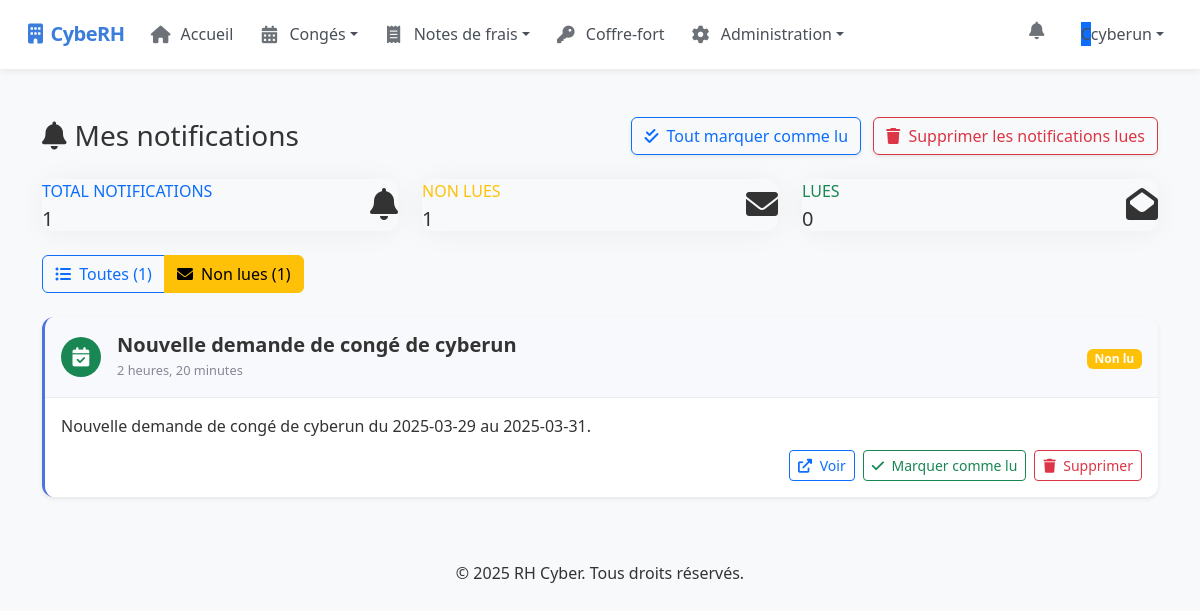
/notifications/?filter=unread (signed in), run on the app's committed database.
### rh_management/models.py (models this page shows, shortened)
class Notification(models.Model):
    NOTIFICATION_TYPES = (
        ('leave', 'Congé'),
        ('expense', 'Note de frais'),
        ('km_expense', 'Frais kilométrique'),
        ('system', 'Système'),
        ('password', 'Mot de passe partagé'),
        ('profile', 'Profil')
    )
    user = models.ForeignKey(User, on_delete=models.CASCADE, related_name='notifications')
    title = models.CharField(max_length=255)
    message = models.TextField()
    notification_type = models.CharField(max_length=20, choices=NOTIFICATION_TYPES, default='system')
    object_id = models.IntegerField(null=True, blank=True)  # ID de l'objet concerné (congé, note de frais, etc.)
    read = models.BooleanField(default=False)
    created_at = models.DateTimeField(auto_now_add=True)
    icon = models.CharField(max_length=50, default='fa-bell')  # Classe d'icône Font Awesome
    color = models.CharField(max_length=20, default='primary')  # Classe de couleur Bootstrap
    url = models.CharField(max_length=255, blank=True, null=True)  # URL associée à la notification
    class Meta:
        ordering = ['-created_at']

### rh_management/views/notification_views.py (the view)
# urls.py: path("notifications/", notifications_view, name="notifications"),
@login_required
def notifications_view(request):
    return notifications_page(request)

### rh_management/views/notification_views.py (called while the page is built)
@login_required
def notifications_page(request):
    filter_type = request.GET.get('filter', 'all')
    if filter_type == 'unread':
        notifications = Notification.objects.filter(
            user=request.user,
            read=False
        ).order_by('-created_at')
    else:  # 'all' par défaut
        notifications = Notification.objects.filter(
            user=request.user
        ).order_by('-created_at')
    all_notifications = Notification.objects.filter(user=request.user)
    stats = {
        'total': all_notifications.count(),
        'unread': all_notifications.filter(read=False).count(),
        'read': all_notifications.filter(read=True).count()
    }
    context = {
        'notifications': notifications,
        'current_filter': filter_type,
        'stats': stats
    }
    return render(request, 'rh_management/notifications.html', context)

### templates/rh_management/notifications.html (shortened to what this page needs)
{% extends "base.html" %}
{% block content %}
<div class="container py-4">
    <div class="d-sm-flex align-items-center justify-content-between mb-4">
        <h1 class="h3 mb-0 text-gray-800">
            <i class="fas fa-bell me-2"></i>Mes notifications
        </h1>
        <div>
            <button id="markAllAsReadBtn" class="btn btn-outline-primary shadow-sm me-2">
                <i class="fas fa-check-double me-1"></i> Tout marquer comme lu
            </button>
            <button id="deleteAllReadBtn" class="btn btn-outline-danger shadow-sm">
                <i class="fas fa-trash me-1"></i> Supprimer les notifications lues
            </button>
        </div>
    </div>
    <div class="row mb-4">
        <div class="col-lg-4">
            <div class="stats-card">
                <div class="card-body">
                    <div class="row no-gutters align-items-center">
                        <div class="col mr-2">
                            <div class="text-xs font-weight-bold text-primary text-uppercase mb-1">
                                Total notifications
                            </div>
                            <div class="h5 mb-0 font-weight-bold text-gray-800">{{ stats.total }}</div>
                        </div>
                        <div class="col-auto">
                            <i class="fas fa-bell fa-2x text-gray-300"></i>
                        </div>
                    </div>
                </div>
            </div>
        </div>
        <div class="col-lg-4">
            <div class="stats-card">
                <div class="card-body">
                    <div class="row no-gutters align-items-center">
                        <div class="col mr-2">
                            <div class="text-xs font-weight-bold text-warning text-uppercase mb-1">
                                Non lues
                            </div>
                            <div class="h5 mb-0 font-weight-bold text-gray-800">{{ stats.unread }}</div>
                        </div>
                        <div class="col-auto">
                            <i class="fas fa-envelope fa-2x text-gray-300"></i>
                        </div>
                    </div>
                </div>
            </div>
        </div>
        <div class="col-lg-4">
            <div class="stats-card">
                <div class="card-body">
                    <div class="row no-gutters align-items-center">
                        <div class="col mr-2">
                            <div class="text-xs font-weight-bold text-success text-uppercase mb-1">
                                Lues
                            </div>
                            <div class="h5 mb-0 font-weight-bold text-gray-800">{{ stats.read }}</div>
                        </div>
                        <div class="col-auto">
                            <i class="fas fa-envelope-open fa-2x text-gray-300"></i>
                        </div>
                    </div>
                </div>
            </div>
        </div>
    </div>
    <div class="mb-4">
        <div class="btn-group" role="group" aria-label="Filtres de notifications">
            <a href="{% url 'notifications_page' %}" class="btn {% if current_filter == 'all' %}btn-primary{% else %}btn-outline-primary{% endif %}">
                <i class="fas fa-list-ul me-1"></i> Toutes ({{ stats.total }})
            </a>
            <a href="{% url 'notifications_page' %}?filter=unread" class="btn {% if current_filter == 'unread' %}btn-warning{% else %}btn-outline-warning{% endif %}">
                <i class="fas fa-envelope me-1"></i> Non lues ({{ stats.unread }})
            </a>
        </div>
    </div>
    {% if notifications %}
        <div class="notifications-list fade-in">
            {% for notification in notifications %}
                <div class="notification-card {% if notification.read %}notification-read{% else %}notification-unread{% endif %} shadow-sm" id="notification-{{ notification.id }}">
                    <div class="notification-header">
                        <div class="d-flex align-items-center">
                            <div class="notification-icon
                                {% if notification.icon == 'fa-calendar-check' %}bg-success text-white
                                {% elif notification.icon == 'fa-calendar-times' %}bg-danger text-white
                                {% elif notification.icon == 'fa-route' %}bg-primary text-white
                                {% elif notification.icon == 'fa-receipt' %}bg-info text-white
                                {% else %}bg-secondary text-white{% endif %}">
                                <i class="fas {{ notification.icon|default:'fa-bell' }}"></i>
                            </div>
                            <div>
                                <h5 class="notification-title">{{ notification.title }}</h5>
                                <span class="notification-time">{{ notification.created_at|timesince }}</span>
                            </div>
                        </div>
                        <div>
                            {% if notification.read %}
                                <span class="badge bg-success">Lu</span>
                            {% else %}
                                <span class="badge bg-warning">Non lu</span>
                            {% endif %}
                        </div>
                    </div>
                    <div class="notification-body">
                        <p class="notification-message">{{ notification.message }}</p>
                        <div class="notification-actions">
                            {% if notification.url %}
                                <a href="{{ notification.url }}" class="btn btn-sm btn-outline-primary">
                                    <i class="fas fa-external-link-alt me-1"></i> Voir
                                </a>
                            {% endif %}
                            {% if not notification.read %}
                                <button class="btn btn-sm btn-outline-success mark-read" data-id="{{ notification.id }}">
                                    <i class="fas fa-check me-1"></i> Marquer comme lu
                                </button>
                            {% endif %}
                            <button class="btn btn-sm btn-outline-danger delete-notification" data-id="{{ notification.id }}">
                                <i class="fas fa-trash me-1"></i> Supprimer
                            </button>
                        </div>
                    </div>
                </div>
            {% endfor %}
        </div>
    {% endif %}
</div>
{% endblock %}

### templates/base.html (shortened to what this page needs)
{% load static %}
<!DOCTYPE html>
<html lang="fr">
<head>
    <link href="https://cdn.jsdelivr.net/npm/bootstrap@5.3.0-alpha1/dist/css/bootstrap.min.css" rel="stylesheet">
    <link rel="stylesheet" href="https://cdnjs.cloudflare.com/ajax/libs/font-awesome/6.0.0/css/all.min.css">
</head>
<body>
<nav class="navbar navbar-expand-lg sticky-top">
    <div class="container-fluid">
        <a class="navbar-brand d-flex align-items-center" href="/">
            <span><i class="fas fa-building me-2"></i>CybeRH</span>
        </a>
        <div class="collapse navbar-collapse" id="mainNavbar">
            <ul class="navbar-nav me-auto mb-2 mb-lg-0">
                <li class="nav-item">
                    <a class="nav-link {% if request.path == '/dashboard/' %}active{% endif %}" href="{% url 'dashboard' %}">
                        <i class="fas fa-home"></i> Accueil
                    </a>
                </li>
                <li class="nav-item dropdown">
                    <a class="nav-link dropdown-toggle {% if '/leave' in request.path %}active{% endif %}" href="#" data-bs-toggle="dropdown">
                        <i class="fas fa-calendar-alt"></i> Congés
                    </a>
                </li>
                <li class="nav-item dropdown">
                    <a class="nav-link dropdown-toggle {% if '/expense' in request.path or '/kilometric' in request.path %}active{% endif %}" href="#" data-bs-toggle="dropdown">
                        <i class="fas fa-receipt"></i> Notes de frais
                    </a>
                </li>
                <li class="nav-item">
                    <a class="nav-link {% if 'password' in request.path %}active{% endif %}" href="/passwords/">
                        <i class="fas fa-key"></i> Coffre-fort
                    </a>
                </li>
                {% if request.user.is_superuser %}
                <li class="nav-item dropdown">
                    <a class="nav-link dropdown-toggle {% if '/admin/' in request.path or '/manage-users/' in request.path %}active{% endif %}" href="#" data-bs-toggle="dropdown">
                        <i class="fas fa-cog"></i> Administration
                    </a>
                </li>
                {% endif %}
            </ul>
            <ul class="navbar-nav">
                <li class="nav-item dropdown">
                    <a class="nav-link position-relative" href="#" data-bs-toggle="dropdown" id="notificationsDropdown" title="Notifications">
                        <i class="fas fa-bell"></i>
                    </a>
                </li>
                <li class="nav-item dropdown user-menu">
                    <a class="nav-link dropdown-toggle d-flex align-items-center" href="#" data-bs-toggle="dropdown" title="Mon compte">
                        {% if request.user.userprofile.profile_picture %}
                            <img src="{{ request.user.userprofile.profile_picture.url }}"
                                 alt="Photo de profil"
                                 class="rounded-circle me-2"
                                 style="width: 36px; height: 36px; object-fit: cover; border: 2px solid #fff; box-shadow: 0 2px 4px rgba(0,0,0,0.1);">
                        {% else %}
                            <div class="user-avatar bg-primary">
                                {{ request.user.username|first|upper }}
                            </div>
                        {% endif %}
                        <span class="d-none d-md-inline">{{ request.user.get_full_name|default:request.user.username }}</span>
                    </a>
                </li>
            </ul>
        </div>
    </div>
</nav>
<main class="main-container">
    {% block content %}{% endblock %}
</main>
<footer class="footer text-center">
    <div class="container">
        <span>&copy; 2025 RH Cyber. Tous droits réservés.</span>
    </div>
</footer>
</body>
</html>

### templates/base.html (style rules this page uses)
body { background-color: #f8f9fa; color: #333; font-family: system-ui, -apple-system, "Segoe UI", Roboto, sans-serif; }
.navbar { background-color: #fff; box-shadow: 0 2px 8px rgba(0,0,0,0.08); padding: 0.6rem 1rem; }
.navbar-brand { font-weight: 600; color: #3b7ddd; transition: color 0.2s; font-size: 1.25rem; letter-spacing: -0.5px; }
.nav-link { color: #495057; padding: 0.8rem 1rem; position: relative; transition: all 0.2s ease; border-radius: 6px; font-weight: 500; display: flex; align-items: center; }
.nav-link i { font-size: 1.1rem; width: 24px; text-align: center; margin-right: 8px; opacity: 0.8; }
.navbar-nav > li:not(:last-child) { margin-right: 0.5rem; }
.main-container { padding: 1.5rem; max-width: 1600px; margin: 0 auto; }

### templates/rh_management/notifications.html (style rules this page uses)
.notification-card { margin-bottom: 1rem; transition: all 0.2s ease; border-radius: 0.75rem; overflow: hidden; }
.notification-header { display: flex; justify-content: space-between; align-items: center; padding: 1rem; background-color: #f8f9fc; border-bottom: 1px solid rgba(0, 0, 0, 0.05); }
.notification-title { font-weight: 600; margin: 0; }
.notification-time { font-size: 0.8rem; color: #858796; }
.notification-body { padding: 1rem; background-color: #fff; }
.notification-message { margin-bottom: 0.75rem; }
.notification-actions { display: flex; justify-content: flex-end; gap: 0.5rem; }
.notification-icon { width: 40px; height: 40px; border-radius: 50%; display: flex; align-items: center; justify-content: center; margin-right: 1rem; font-size: 1.2rem; }
.notification-unread { border-left: 3px solid #4e73df; }
.stats-card { border-radius: 0.75rem; box-shadow: 0 0.15rem 1.75rem rgba(0, 0, 0, 0.05); transition: all 0.3s ease; height: 100%; }
.fade-in { animation: fadeIn 0.4s ease-in-out forwards; }

### data on the page
Notification: title "Nouvelle demande de congé de cyberun", created_at "2 heures, 20 minutes", read "Non lu", message "Nouvelle demande de congé de cyberun du 2025-03-29 au 2025-03-31."

### other printed values
{{ request.user.username|first|upper }} "C"
{{ request.user.get_full_name|default:request.user.username }} "cyberun"
{{ stats.total }} "1"
{{ stats.unread }} "1"
{{ stats.read }} "0"
